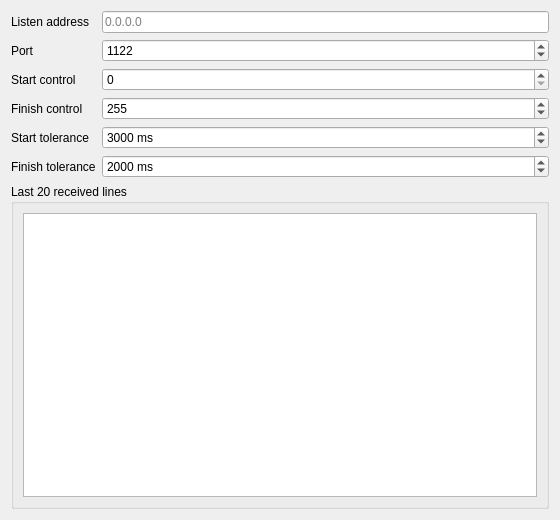
<?xml version="1.0" encoding="UTF-8"?>
<ui version="4.0">
 <class>Event::services::RadioSenderServiceWidget</class>
 <widget class="QWidget" name="Event::services::RadioSenderServiceWidget">
  <property name="geometry"><rect><x>0</x><y>0</y><width>560</width><height>520</height></rect></property>
  <property name="windowTitle"><string>Radio Sender</string></property>
  <layout class="QVBoxLayout" name="verticalLayout">
   <item>
    <layout class="QFormLayout" name="formLayout">
     <item row="0" column="0"><widget class="QLabel" name="lblListenAddress"><property name="text"><string>Listen address</string></property></widget></item>
     <item row="0" column="1"><widget class="QLineEdit" name="edListenAddress"><property name="placeholderText"><string>0.0.0.0</string></property></widget></item>
     <item row="1" column="0"><widget class="QLabel" name="lblPort"><property name="text"><string>Port</string></property></widget></item>
     <item row="1" column="1"><widget class="QSpinBox" name="edPort"><property name="maximum"><number>65535</number></property><property name="value"><number>1122</number></property></widget></item>
     <item row="2" column="0"><widget class="QLabel" name="lblStartControl"><property name="text"><string>Start control</string></property></widget></item>
     <item row="2" column="1"><widget class="QSpinBox" name="edStartControl"><property name="maximum"><number>9999</number></property></widget></item>
     <item row="3" column="0"><widget class="QLabel" name="lblFinishControl"><property name="text"><string>Finish control</string></property></widget></item>
     <item row="3" column="1"><widget class="QSpinBox" name="edFinishControl"><property name="maximum"><number>9999</number></property><property name="value"><number>255</number></property></widget></item>
     <item row="4" column="0"><widget class="QLabel" name="lblStartTolerance"><property name="text"><string>Start tolerance</string></property></widget></item>
     <item row="4" column="1"><widget class="QSpinBox" name="edStartTolerance"><property name="suffix"><string> ms</string></property><property name="maximum"><number>10000</number></property><property name="value"><number>3000</number></property></widget></item>
     <item row="5" column="0"><widget class="QLabel" name="lblFinishTolerance"><property name="text"><string>Finish tolerance</string></property></widget></item>
     <item row="5" column="1"><widget class="QSpinBox" name="edFinishTolerance"><property name="suffix"><string> ms</string></property><property name="maximum"><number>10000</number></property><property name="value"><number>2000</number></property></widget></item>
    </layout>
   </item>
   <item>
    <widget class="QGroupBox" name="grpReceivedLines">
     <property name="title"><string>Last 20 received lines</string></property>
     <layout class="QVBoxLayout" name="receivedLinesLayout">
      <item><widget class="QPlainTextEdit" name="edReceivedLines"><property name="readOnly"><bool>true</bool></property><property name="lineWrapMode"><enum>QPlainTextEdit::NoWrap</enum></property></widget></item>
     </layout>
    </widget>
   </item>
  </layout>
 </widget>
 <resources/>
 <connections/>
</ui>
